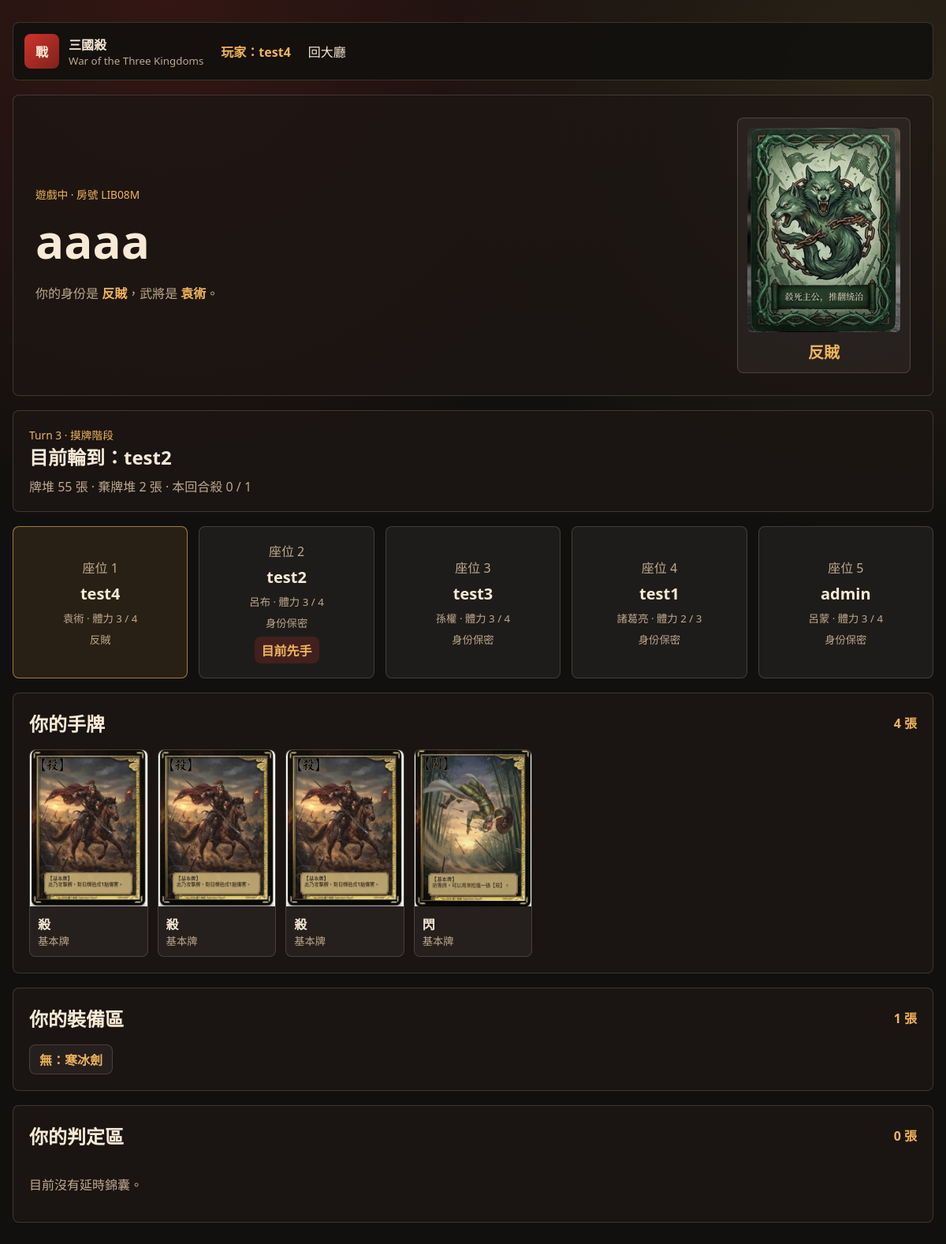
Page /games/5/ (signed in) on the committed database.
### game/models.py (models this page shows, shortened)
class Game(models.Model):
    class Status(models.TextChoices):
        SETUP = 'setup', '準備中'
        PLAYING = 'playing', '遊戲中'
        FINISHED = 'finished', '已結束'
    class Phase(models.TextChoices):
        START = 'start', '準備階段'
        JUDGMENT = 'judgment', '判定階段'
        DRAW = 'draw', '摸牌階段'
        PLAY = 'play', '出牌階段'
        DISCARD = 'discard', '棄牌階段'
        END = 'end', '結束階段'
    room = models.OneToOneField('room.Room', on_delete=models.CASCADE, related_name='game')
    status = models.CharField(max_length=12, choices=Status.choices, default=Status.SETUP)
    phase = models.CharField(max_length=12, choices=Phase.choices, default=Phase.START)
    turn_number = models.PositiveIntegerField(default=1)
    has_drawn = models.BooleanField(default=False)
    slash_count = models.PositiveSmallIntegerField(default=0)
    pending_action = models.JSONField(default=dict, blank=True)
    current_turn = models.ForeignKey(
        settings.AUTH_USER_MODEL,
        on_delete=models.SET_NULL,
        null=True,
        blank=True,
        related_name='current_games',
    )
    created_at = models.DateTimeField(auto_now_add=True)
    started_at = models.DateTimeField(null=True, blank=True)
    class Meta:
        ordering = ['-created_at']

class GamePlayer(models.Model):
    game = models.ForeignKey(Game, on_delete=models.CASCADE, related_name='players')
    user = models.ForeignKey(settings.AUTH_USER_MODEL, on_delete=models.CASCADE, related_name='game_players')
    seat_order = models.PositiveSmallIntegerField()
    identity_card = models.ForeignKey(
        'card.Card',
        on_delete=models.SET_NULL,
        null=True,
        blank=True,
        related_name='identity_game_players',
    )
    general_candidates = models.ManyToManyField(
        'card.Card',
        blank=True,
        related_name='candidate_game_players',
    )
    selected_general = models.ForeignKey(
        'card.Card',
        on_delete=models.SET_NULL,
        null=True,
        blank=True,
        related_name='selected_game_players',
    )
    max_health = models.PositiveSmallIntegerField(default=4)
    current_health = models.PositiveSmallIntegerField(default=4)
    is_alive = models.BooleanField(default=True)
    joined_at = models.DateTimeField(auto_now_add=True)
    class Meta:
        ordering = ['seat_order']
        unique_together = (('game', 'user'), ('game', 'seat_order'))

class GameCard(models.Model):
    class Zone(models.TextChoices):
        DECK = 'deck', '牌堆'
        HAND = 'hand', '手牌'
        DISCARD = 'discard', '棄牌堆'
        EQUIPMENT = 'equipment', '裝備區'
        JUDGMENT = 'judgment', '判定區'
    class EquipmentSlot(models.TextChoices):
        NONE = '', '無'
        WEAPON = 'weapon', '武器'
        ARMOR = 'armor', '防具'
        ATTACK_HORSE = 'attack_horse', '進攻馬'
        DEFENSE_HORSE = 'defense_horse', '防禦馬'
    game = models.ForeignKey(Game, on_delete=models.CASCADE, related_name='game_cards')
    card = models.ForeignKey('card.Card', on_delete=models.CASCADE, related_name='game_cards')
    owner = models.ForeignKey(GamePlayer, on_delete=models.CASCADE, null=True, blank=True, related_name='cards')
    zone = models.CharField(max_length=12, choices=Zone.choices, default=Zone.DECK)
    equipment_slot = models.CharField(max_length=16, choices=EquipmentSlot.choices, blank=True, default='')
    position = models.PositiveIntegerField(default=0)
    created_at = models.DateTimeField(auto_now_add=True)
    class Meta:
        ordering = ['position', 'id']

### room/models.py (models this page shows, shortened)
class Room(models.Model):
    class RoomType(models.TextChoices):
        PUBLIC = 'public', '公開房'
        PRIVATE = 'private', '私人房'
    class Status(models.TextChoices):
        WAITING = 'waiting', '等待中'
        PLAYING = 'playing', '遊戲中'
    code = models.CharField(max_length=12, unique=True)
    name = models.CharField(max_length=80)
    room_type = models.CharField(max_length=12, choices=RoomType.choices, default=RoomType.PUBLIC)
    status = models.CharField(max_length=12, choices=Status.choices, default=Status.WAITING)
    created_by = models.ForeignKey(
        settings.AUTH_USER_MODEL,
        on_delete=models.SET_NULL,
        null=True,
        blank=True,
        related_name='created_rooms',
    )
    created_at = models.DateTimeField(auto_now_add=True)
    started_at = models.DateTimeField(null=True, blank=True)
    max_players = 5
    class Meta:
        ordering = ['status', '-created_at']

### card/models.py (models this page shows, shortened)
class Card(models.Model):
    class Faction(models.TextChoices):
        CHUN = 'Chun', '群'
        SHU = 'Shu', '蜀'
        WEI = 'Wei', '魏'
        WU = 'Wu', '吳'
        IDENTITY = 'Identity', '身份'
        BASIC = 'Basic', '基本牌'
        FUNCTION = 'Function', '功能牌'
        EQUIPMENT = 'Equipment', '裝備牌'
    name = models.CharField(max_length=80)
    faction = models.CharField(max_length=16, choices=Faction.choices)
    health = models.PositiveSmallIntegerField(default=4)
    deck_count = models.PositiveSmallIntegerField(default=1)
    skills = models.JSONField(default=list, blank=True)
    image_path = models.CharField(max_length=255, unique=True)
    created_at = models.DateTimeField(auto_now_add=True)
    class Meta:
        ordering = ['faction', 'name']
    @property
    def faction_label(self):
        return self.get_faction_display()

### game/views.py (the view)
# urls.py: path('<int:game_id>/', views.detail_view, name='detail'),
@login_required
def detail_view(request, game_id):
    game = get_object_or_404(
        Game.objects.select_related('room', 'current_turn').prefetch_related(
            'players__user',
            'players__identity_card',
            'players__selected_general',
            'players__general_candidates',
            'players__cards__card',
        ),
        pk=game_id,
    )
    assign_missing_general_candidates(game)
    current_player = (
        game.players
        .filter(user=request.user)
        .select_related('identity_card', 'selected_general')
        .prefetch_related('general_candidates')
        .first()
    )
    if current_player is None:
        raise Http404('你不在這場遊戲裡。')
    return render(
        request,
        'game/detail.html',
        {
            'game': game,
            'players': game.players.all(),
            'current_player': current_player,
            'hand_cards': current_player.cards.filter(zone=GameCard.Zone.HAND).select_related('card').order_by('position', 'id'),
            'equipment_cards': current_player.cards.filter(zone=GameCard.Zone.EQUIPMENT).select_related('card').order_by('position', 'id'),
            'judgment_cards': current_player.cards.filter(zone=GameCard.Zone.JUDGMENT).select_related('card').order_by('-position', '-id'),
            'target_players': game.players.filter(is_alive=True).exclude(user=request.user).select_related('user').order_by('seat_order'),
            'deck_count': game.game_cards.filter(zone=GameCard.Zone.DECK).count(),
            'discard_count': game.game_cards.filter(zone=GameCard.Zone.DISCARD).count(),
            'pending_action': game.pending_action or {},
            'has_dodge': current_player.cards.filter(zone=GameCard.Zone.HAND, card__name='閃').exists(),
            'has_peach': current_player.cards.filter(zone=GameCard.Zone.HAND, card__name='桃').exists(),
        },
    )

### templates/game/detail.html (shortened to what this page needs)
{% load static %}
<!doctype html>
<html lang="zh-Hant">
<head>
    <link rel="stylesheet" href="{% static 'css/styles.css' %}">
</head>
<body>
    <main class="lobby-shell">
        <nav class="top-nav" aria-label="遊戲導覽列">
            <a class="brand" href="{% url 'home' %}">
                <span class="brand-seal">戰</span>
                <span>
                    <strong>三國殺</strong>
                    <small>War of the Three Kingdoms</small>
                </span>
            </a>
            <div class="account-area">
                <span class="player-badge">玩家：{{ request.user.username }}</span>
                <a href="{% url 'home' %}">回大廳</a>
            </div>
        </nav>
        <section class="game-hero">
            <div>
                <p class="eyebrow">{{ game.get_status_display }} · 房號 {{ game.room.code }}</p>
                <h1>{{ game.room.name }}</h1>
                {% if current_player.selected_general %}
                    <p>你的身份是 <strong>{{ current_player.identity_card.name }}</strong>，武將是 <strong>{{ current_player.selected_general.name }}</strong>。</p>
                {% else %}
                    <p>你的身份是 <strong>{{ current_player.identity_card.name }}</strong>。請從下方 3 張候選武將中選擇 1 張。</p>
                {% endif %}
            </div>
            <div class="identity-card-panel">
                {% if current_player.identity_card %}
                    <img src="{% static current_player.identity_card.image_path %}" alt="{{ current_player.identity_card.name }}">
                {% endif %}
                <strong>{{ current_player.identity_card.name }}</strong>
            </div>
        </section>
        {% if game.status == "playing" %}
            <section class="turn-panel">
                <div>
                    <p class="eyebrow">Turn {{ game.turn_number }} · {{ game.get_phase_display }}</p>
                    <h2>目前輪到：{{ game.current_turn.username }}</h2>
                    <p>牌堆 {{ deck_count }} 張 · 棄牌堆 {{ discard_count }} 張 · 本回合殺 {{ game.slash_count }} / 1</p>
                </div>
            </section>
        {% endif %}
        <section class="game-table" aria-label="玩家座位">
            {% for player in players %}
                <article class="game-player-card{% if player.user == request.user %} self{% endif %}">
                    <span>座位 {{ player.seat_order }}</span>
                    <strong>{{ player.user.username }}</strong>
                    {% if player.selected_general %}
                        <small>{{ player.selected_general.name }} · 體力 {{ player.current_health }} / {{ player.max_health }}</small>
                    {% else %}
                        <small>尚未選擇武將</small>
                    {% endif %}
                    {% if player.user == request.user %}
                        <small>{{ player.identity_card.name }}</small>
                    {% else %}
                        <small>身份保密</small>
                    {% endif %}
                    {% if game.current_turn_id == player.user_id %}
                        <em>目前先手</em>
                    {% endif %}
                </article>
            {% endfor %}
        </section>
        {% if current_player.selected_general %}
            <section class="hand-panel">
                <div class="section-head">
                    <h2>你的手牌</h2>
                    <span>{{ hand_cards|length }} 張</span>
                </div>
                <div class="hand-card-grid">
                    {% for game_card in hand_cards %}
                        <article class="hand-card">
                            <img src="{% static game_card.card.image_path %}" alt="{{ game_card.card.name }}">
                            <strong>{{ game_card.card.name }}</strong>
                            <small>{{ game_card.card.faction_label }}</small>
                        </article>
                    {% empty %}
                        <p class="empty-state">目前沒有手牌。</p>
                    {% endfor %}
                </div>
            </section>
            <section class="hand-panel">
                <div class="section-head">
                    <h2>你的裝備區</h2>
                    <span>{{ equipment_cards|length }} 張</span>
                </div>
                <div class="equipment-row">
                    {% for game_card in equipment_cards %}
                        <span>{{ game_card.get_equipment_slot_display }}：{{ game_card.card.name }}</span>
                    {% empty %}
                        <p class="empty-state">目前沒有裝備。</p>
                    {% endfor %}
                </div>
            </section>
            <section class="hand-panel">
                <div class="section-head">
                    <h2>你的判定區</h2>
                    <span>{{ judgment_cards|length }} 張</span>
                </div>
                <div class="equipment-row">
                    {% for game_card in judgment_cards %}
                        <span>{{ game_card.card.name }}</span>
                    {% empty %}
                        <p class="empty-state">目前沒有延時錦囊。</p>
                    {% endfor %}
                </div>
            </section>
        {% endif %}
    </main>
</body>
</html>

### rows in the picture
Game: status "遊戲中", room.code "LIB08M", room.name "aaaa", turn_number "3", phase "摸牌階段", current_turn.username "test2", slash_count "0"
GamePlayer: identity_card.name "反賊", selected_general.name "袁術", identity_card.image_path (picture), seat_order "1", user.username "test4", current_health "3", max_health "4"
GamePlayer: seat_order "2", user.username "test2", selected_general.name "呂布", current_health "3", max_health "4", shows "身份保密", shows "目前先手"
GamePlayer: seat_order "3", user.username "test3", selected_general.name "孫權", current_health "3", max_health "4", shows "身份保密"
GamePlayer: seat_order "4", user.username "test1", selected_general.name "諸葛亮", current_health "2", max_health "3", shows "身份保密"
GamePlayer: seat_order "5", user.username "admin", selected_general.name "呂蒙", current_health "3", max_health "4", shows "身份保密"
GameCard: card.image_path (picture), card.name "殺", card.faction_label "基本牌"
GameCard: card.image_path (picture), card.name "殺", card.faction_label "基本牌"
GameCard: card.image_path (picture), card.name "殺", card.faction_label "基本牌"
GameCard: card.image_path (picture), card.name "閃", card.faction_label "基本牌"
GameCard: equipment_slot "無", card.name "寒冰劍"

### other values in the picture
{{ request.user.username }} "test4"
{{ deck_count }} "55"
{{ discard_count }} "2"
{{ hand_cards|length }} "4"
{{ equipment_cards|length }} "1"
{{ judgment_cards|length }} "0"
